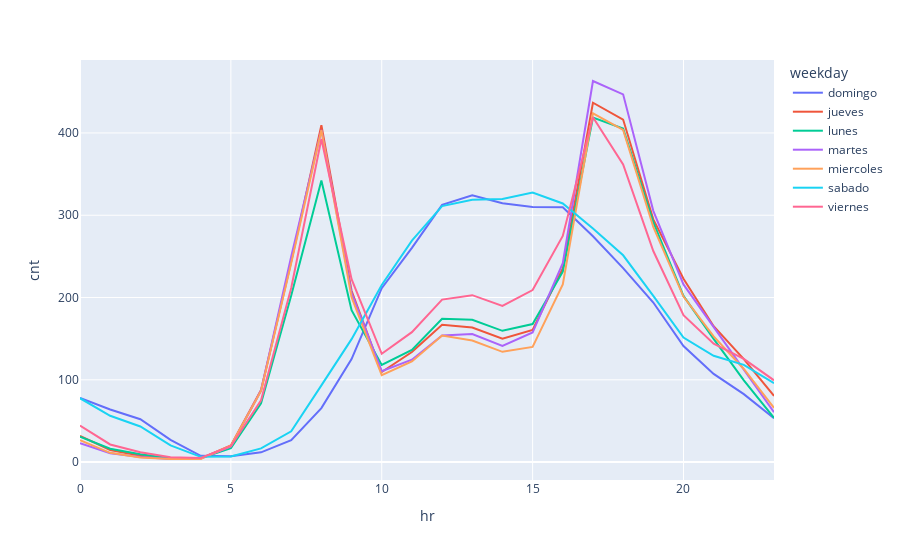

Notebook cell for this chart:
### Code cell
# Checamos el comportamiento promedio por día de la semana
df_0_0 = df_0[['weekday', 'hr', 'cnt']].groupby(['weekday', 'hr']).mean().reset_index()
px.line(df_0_0, x='hr', y='cnt', color='weekday')

### Figure 1 — Plotly figure (JSON) as saved in the notebook; plotly's stock layout.template omitted (floating-point values rounded to 4 significant figures)
{"data": [{"hovertemplate": "weekday=domingo<br>hr=%{x}<br>cnt=%{y}<extra></extra>", "legendgroup": "domingo", "line": {"color": "#636efa", "dash": "solid"}, "marker": {"symbol": "circle"}, "mode": "lines", "name": "domingo", "orientation": "v", "showlegend": true, "type": "scatter", "x": [0, 1, 2, 3, 4, 5, 6, 7, 8, 9, 10, 11, 12, 13, 14, 15, 16, 17, 18, 19, 20, 21, 22, 23], "xaxis": "x", "y": [77.92, 63.86, 52.06, 27.08, 7.667, 7.123, 11.84, 26.54, 65.62, 125.2, 211.3, 260.4, 312.6, 324.4, 314.5, 310.2, 309.8, 274.4, 235.8, 193.9, 141.1, 107.1, 82.53, 53.22], "yaxis": "y"}, {"hovertemplate": "weekday=jueves<br>hr=%{x}<br>cnt=%{y}<extra></extra>", "legendgroup": "jueves", "line": {"color": "#EF553B", "dash": "solid"}, "marker": {"symbol": "circle"}, "mode": "lines", "name": "jueves", "orientation": "v", "showlegend": true, "type": "scatter", "x": [0, 1, 2, 3, 4, 5, 6, 7, 8, 9, 10, 11, 12, 13, 14, 15, 16, 17, 18, 19, 20, 21, 22, 23], "xaxis": "x", "y": [31.89, 14.72, 7.643, 4.485, 4.397, 20.15, 87.55, 243.8, 409.3, 208.2, 109.4, 133.8, 166.9, 163.6, 149.8, 160.7, 235.3, 436.7, 416.3, 294.9, 222.9, 165.1, 125.1, 80.39], "yaxis": "y"}, {"hovertemplate": "weekday=lunes<br>hr=%{x}<br>cnt=%{y}<extra></extra>", "legendgroup": "lunes", "line": {"color": "#00cc96", "dash": "solid"}, "marker": {"symbol": "circle"}, "mode": "lines", "name": "lunes", "orientation": "v", "showlegend": true, "type": "scatter", "x": [0, 1, 2, 3, 4, 5, 6, 7, 8, 9, 10, 11, 12, 13, 14, 15, 16, 17, 18, 19, 20, 21, 22, 23], "xaxis": "x", "y": [30.72, 16.29, 9.493, 4.677, 4.627, 16.99, 71.36, 202.5, 342.2, 184.5, 118.1, 136.3, 174.1, 173.0, 159.5, 167.8, 231.4, 418.6, 405.3, 291.5, 201.9, 149.8, 99.39, 53.71], "yaxis": "y"}, {"hovertemplate": "weekday=martes<br>hr=%{x}<br>cnt=%{y}<extra></extra>", "legendgroup": "martes", "line": {"color": "#ab63fa", "dash": "solid"}, "marker": {"symbol": "circle"}, "mode": "lines", "name": "martes", "orientation": "v", "showlegend": true, "type": "scatter", "x": [0, 1, 2, 3, 4, 5, 6, 7, 8, 9, 10, 11, 12, 13, 14, 15, 16, 17, 18, 19, 20, 21, 22, 23], "xaxis": "x", "y": [22.79, 10.77, 6.171, 3.823, 4.368, 19, 86.86, 249.8, 403.7, 205.3, 110.6, 124.5, 153.8, 155.7, 141.3, 157.4, 241.8, 463.2, 446.9, 305.3, 215.9, 163.7, 112.8, 60.61], "yaxis": "y"}, {"hovertemplate": "weekday=miercoles<br>hr=%{x}<br>cnt=%{y}<extra></extra>", "legendgroup": "miercoles", "line": {"color": "#FFA15A", "dash": "solid"}, "marker": {"symbol": "circle"}, "mode": "lines", "name": "miercoles", "orientation": "v", "showlegend": true, "type": "scatter", "x": [0, 1, 2, 3, 4, 5, 6, 7, 8, 9, 10, 11, 12, 13, 14, 15, 16, 17, 18, 19, 20, 21, 22, 23], "xaxis": "x", "y": [26.49, 11.21, 5.5, 3.731, 3.844, 19.99, 86.4, 242.0, 403.3, 200.2, 105.6, 122.3, 153.8, 147.8, 134, 140.0, 216.0, 423.9, 403.8, 285.7, 201.2, 152.8, 113.2, 65.72], "yaxis": "y"}, {"hovertemplate": "weekday=sabado<br>hr=%{x}<br>cnt=%{y}<extra></extra>", "legendgroup": "sabado", "line": {"color": "#19d3f3", "dash": "solid"}, "marker": {"symbol": "circle"}, "mode": "lines", "name": "sabado", "orientation": "v", "showlegend": true, "type": "scatter", "x": [0, 1, 2, 3, 4, 5, 6, 7, 8, 9, 10, 11, 12, 13, 14, 15, 16, 17, 18, 19, 20, 21, 22, 23], "xaxis": "x", "y": [77.6, 56.27, 43.3, 20.29, 6.329, 6.704, 16.64, 37.36, 93.21, 149.4, 215.3, 269.2, 311.1, 318.7, 319.7, 327.6, 314.3, 284, 251.3, 202.1, 151.3, 129.1, 118.2, 95.92], "yaxis": "y"}, {"hovertemplate": "weekday=viernes<br>hr=%{x}<br>cnt=%{y}<extra></extra>", "legendgroup": "viernes", "line": {"color": "#FF6692", "dash": "solid"}, "marker": {"symbol": "circle"}, "mode": "lines", "name": "viernes", "orientation": "v", "showlegend": true, "type": "scatter", "x": [0, 1, 2, 3, 4, 5, 6, 7, 8, 9, 10, 11, 12, 13, 14, 15, 16, 17, 18, 19, 20, 21, 22, 23], "xaxis": "x", "y": [44.4, 21.4, 11.9, 5.743, 4.892, 19.28, 75.01, 211.7, 392.7, 222.2, 131.6, 157.9, 197.5, 202.9, 189.7, 209.0, 274.9, 419.2, 361.8, 256.5, 178.4, 143.8, 125.3, 99.33], "yaxis": "y"}], "layout": {"legend": {"title": {"text": "weekday"}, "tracegroupgap": 0}, "margin": {"t": 60}, "xaxis": {"anchor": "y", "domain": [0, 1], "title": {"text": "hr"}}, "yaxis": {"anchor": "x", "domain": [0, 1], "title": {"text": "cnt"}}}}
